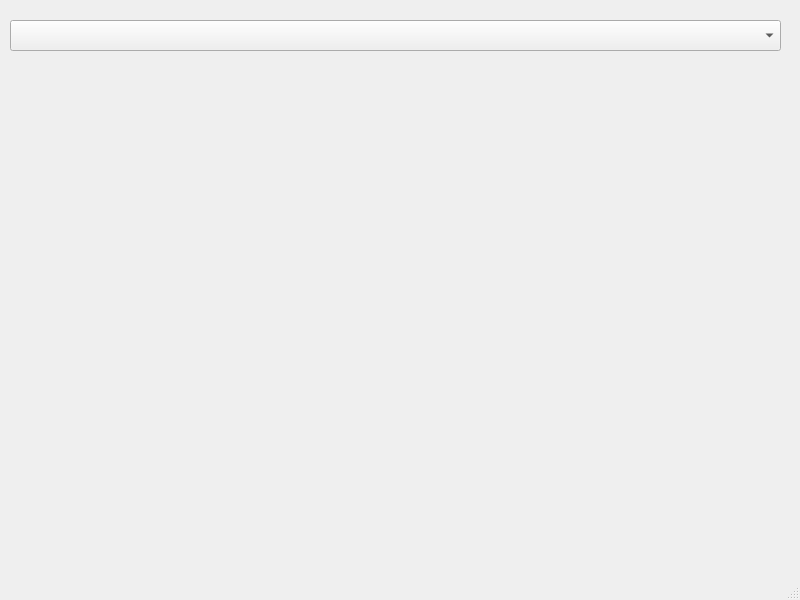
<?xml version="1.0" encoding="UTF-8"?>
<ui version="4.0">
 <class>MainWindow</class>
 <widget class="QMainWindow" name="MainWindow">
  <property name="geometry">
   <rect>
    <x>0</x>
    <y>0</y>
    <width>800</width>
    <height>600</height>
   </rect>
  </property>
  <property name="windowTitle">
   <string>MainWindow</string>
  </property>
  <widget class="QWidget" name="centralwidget">
   <widget class="QComboBox" name="comboBox">
    <property name="geometry">
     <rect>
      <x>10</x>
      <y>20</y>
      <width>771</width>
      <height>31</height>
     </rect>
    </property>
   </widget>
  </widget>
  <widget class="QMenuBar" name="menubar">
   <property name="geometry">
    <rect>
     <x>0</x>
     <y>0</y>
     <width>800</width>
     <height>21</height>
    </rect>
   </property>
  </widget>
  <widget class="QStatusBar" name="statusbar"/>
 </widget>
 <resources/>
 <connections/>
</ui>
